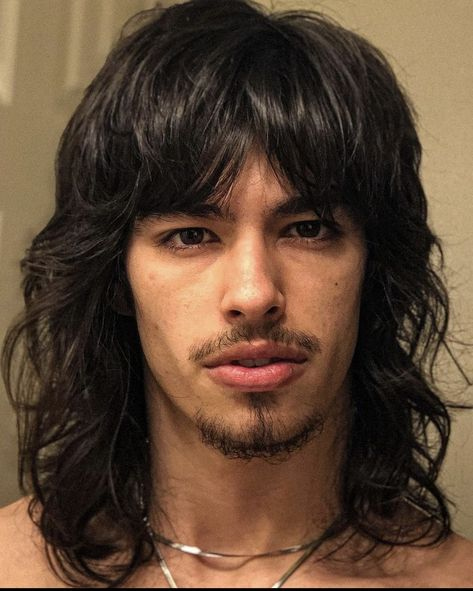
#> input picture dataset/hair/095e19a5c4db83fbf849f188dd8da551.jpeg, 473 x 591 px; its folder holds only this picture in this run
$ python v1_data_preprocess.py
#> lines starting #> are read from the running program, lines starting #| are printed output that depends on the picture
import numpy as np # used for array operations
import cv2 # used for converting images into array
import os # used for location of images
import random
import matplotlib.pyplot as plt  # used for initializing
import pickle # used for saving data

# ADDITIONAL INSTALLATION REQUIREMENTS FOR ABOVE IMPORTS
# pip install opencv-python
# pip install matplotlib

#DATA PRE-PROCESSING
DIRECTORY = r'dataset'
CATEGORIES = ['hair', 'no_hair']
IMG_SIZE = 300 # smaller image size may lead to bad model due to over-pixelated images

data = []

for category in CATEGORIES:
    folder = os.path.join(DIRECTORY,category)
    # print(folder) # prints path for both categories
    label = CATEGORIES.index(category)
    for img in os.listdir(folder):
        img_path = os.path.join(folder, img) # random order
        img_arr = cv2.imread(img_path) # image read to an array
#> img_arr is the input picture: shape (591, 473, 3); mean B, G, R 53, 70.9, 93.7
        img_arr = cv2.resize(img_arr, (IMG_SIZE, IMG_SIZE))
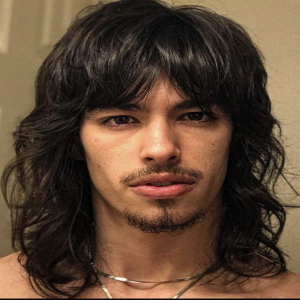
#> img_arr: shape (300, 300, 3); mean B, G, R 52.8, 70.7, 93.5
        # plt.imshow(img_arr) # array --> image
        # plt.show() # shows image
        # break
        data.append([img_arr, label]) # passing an array of an image with a corresponding label to data list
random.shuffle(data) # shuffles data

X = []
Y = []

for features, labels in data:
    X.append(features)
    Y.append(labels)
#> this loop made 2 passes
#> labels on passes 1 to 2: 0, 1
#> after the loop, X = 2 items; Y = [0, 1]

X = np.array(X)
print(X)
#> (printed output is left out)
Y = np.array(Y)

# pickle saves X and Y
pickle.dump(X, open('X.pkl', 'wb'))
pickle.dump(Y, open('Y.pkl', 'wb'))
